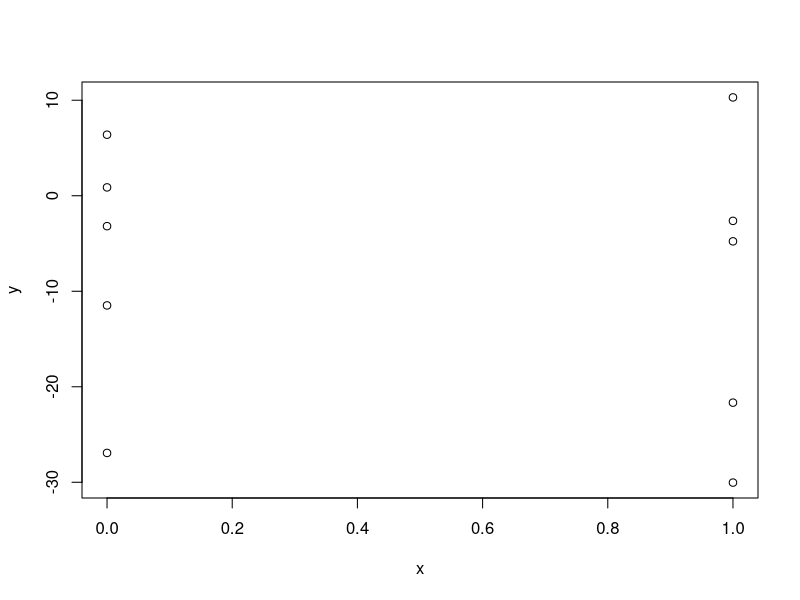

Here is the R script that generated this plot:
set.seed(1)
rpois(5, 2)


set.seed(10)
x <- rep(0:1, each = 5)
e <- rnorm(10, 0, 20)
y <- 0.5 + 2 * x + e
plot(x, y)

y <- rnorm(1:100, 40, 10)
x1 <- rnorm(1:100, 2, 5)
x2 <- rnorm(1:100, 20, 5)

library(datasets)
Rprof()

fit <- lm(y ~ x1 + x2)
Rprof(NULL)
summaryRprof()

